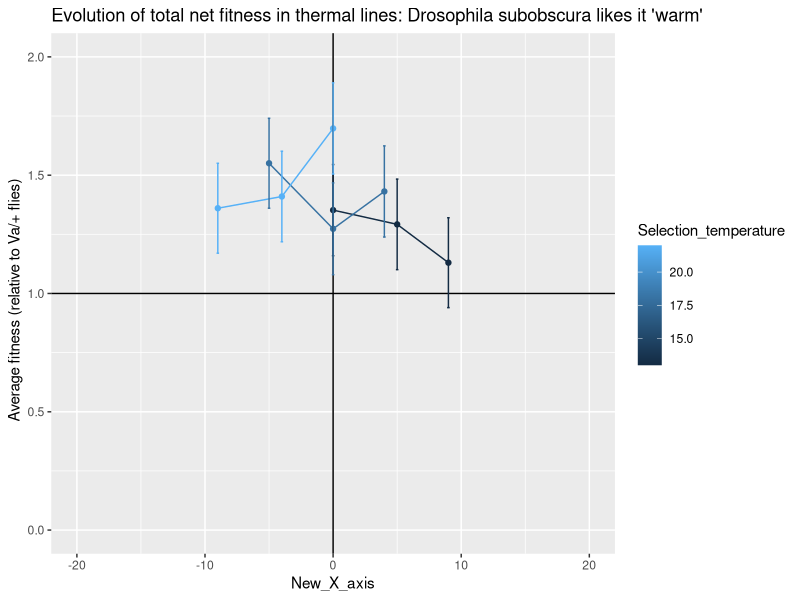

Write the R code that produced this figure. (Note: this script raises an error after producing the figure.)
library(ggplot2)
library(reshape)
library(dplyr)
library(ggpubr)



df<-read.table(file="../../1_data/1_data_multipoint_assay/Santos_2007.txt" ,header= TRUE,sep = " ")

# Adaptation of phytoplankton to a decade of experimental warming linked to increased photosynthesis	
df0 <- df%>% slice(2:10)
df0$New_X_axis=df0$Assay_Temperature-df0$Selection_temperature 

a<- ggplot(df0, aes(x=New_X_axis, y=Mean_sex_not_considered ,fill= )) +
  geom_line(aes(group=Selection_temperature, color=Selection_temperature)) +geom_point(aes(color=Selection_temperature))+
  ggtitle("Evolution of total net fitness in thermal lines: Drosophila subobscura likes it 'warm'	") +
  ylab("Average fitness (relative to Va/+ flies)	")+ylim(0,2)+geom_hline(yintercept=1)+geom_vline(xintercept=0)+xlim(-20, 20)+
  geom_errorbar(aes(ymin=Mean_sex_not_considered-Confidence_interval., ymax=Mean_sex_not_considered+Confidence_interval.,color=Selection_temperature ), width=.2)
#              position=position_dodge(.9) +geom_point()

print(a)


Sel_temp<-df0$Selection_temperature
New_X_axis<-df0$New_X_axis
Rel_fitness<-df0$Mean_sex_not_considered
CI<-df0$Confidence_interval.
Paper_id<-replicate(9,"Santos")
Replicate<-df0$Replicate

Data_frame_Santos<-cbind(Paper_id,Sel_temp,New_X_axis,Rel_fitness,CI,Replicate)
write.table(Data_frame_Santos,file = "../../1_data/1_data_multipoint_assay/Combined_graph_dataframes/Data_frame_Santos.txt",sep = " ")
